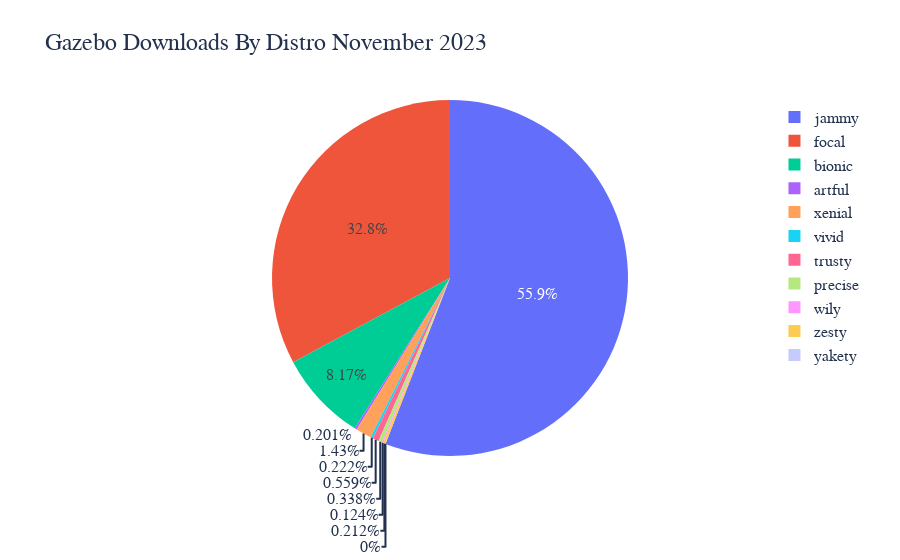

The code cell stored with this chart in its notebook:
### Code cell
trace1 = go.Pie(values= list(by_distro.values()), labels = list(by_distro.keys()),sort= False)
layout = go.Layout(title="Gazebo Downloads By Distro November 2023")
fig = go.Figure(data=trace1, layout=layout)

fig.update_layout(
    font_family="Arial",
    font_color="#22314E",
    font_size=16,
    title_font_size = 24,
    title_font_family="Arial",
    title_font_color="#22314E"
)

fig.show()

### Figure 1 — Plotly figure (JSON) as saved in the notebook; plotly's stock layout.template omitted (floating-point values rounded to 4 significant figures)
{"data": [{"labels": ["jammy", "focal", "bionic", "artful", "xenial", "vivid", "trusty", "precise", "wily", "zesty", "yakety"], "sort": false, "type": "pie", "values": [404974, 237902, 59207, 1456, 10342, 1605, 4050, 2450, 897, 1533, 0]}], "layout": {"font": {"color": "#22314E", "family": "Arial", "size": 16}, "title": {"font": {"color": "#22314E", "family": "Arial", "size": 24}, "text": "Gazebo Downloads By Distro November 2023"}}}
